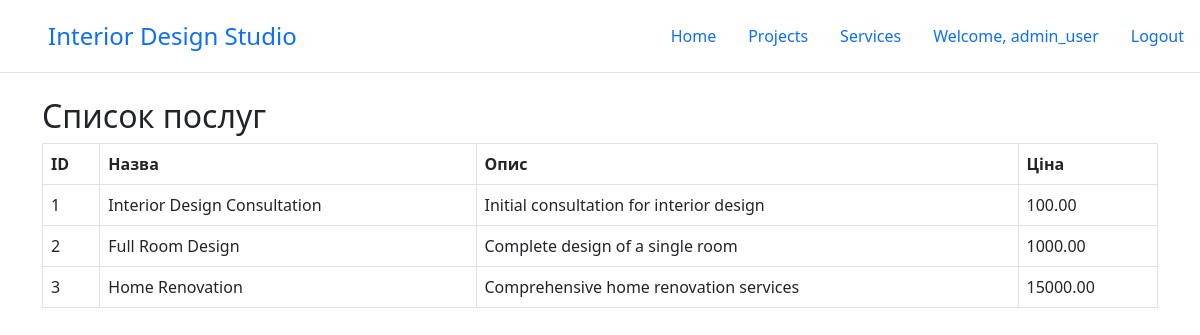
The page /InteriorDesignStudio/services/list (signed in) on the database its author committed.
### tables this page shows
CREATE TABLE `Services` (
  `ServiceID` int(11) NOT NULL,
  `ServiceName` varchar(100) NOT NULL,
  `Description` text,
  `Price` decimal(10,2) NOT NULL
);

### InteriorDesignStudio/InteriorDesignStudio/core/Template.php (called while the page is built, shortened)
<?php
class Template
{
    protected $path;
    public function __construct($path)
    {
        $this->path = $path;
    }
    public function getHTML() {
        include($this->path);
        $html = ob_get_contents();
        return $html;
    }
}

### InteriorDesignStudio/InteriorDesignStudio/core/Controller.php (called while the page is built, shortened)
<?php
class Controller
{
    public function render($viewPath = null, $params = null) {
        $tpl = new Template($viewPath);
        if (!empty($params))
            $tpl->setParams($params);
        return $tpl->getHTML();
    }
}

### InteriorDesignStudio/InteriorDesignStudio/controllers/ServicesController.php (called while the page is built, shortened)
<?php
class ServicesController extends Controller
{
    public function listAction()
    {
        $services = Service::getServices();
        return $this->render('views/services/list.php', ['services' => $services]);
    }
}

### InteriorDesignStudio/index.php (called while the page is built, shortened)
<?php
spl_autoload_register(function ($className) {
    $path = $className . '.php';
});
$core = core\Core::getInstance();
$core->Initialize();
$core->Run();

### InteriorDesignStudio/InteriorDesignStudio/core/DB.php (called while the page is built, shortened)
<?php
class DB
{
    protected $pdo;
    public function __construct($hostname, $login, $password, $database) {
        $this->pdo = new \PDO("mysql: host={$hostname};dbname={$database}",
            $login, $password);
    }
    public function select(string $tableName, $fieldsList = "*", $conditionArray = null) {
        if (is_string($fieldsList))
            $fieldsListString = $fieldsList;
        $wherePartString = "";
        $res = $this->pdo->prepare(
            "SELECT {$fieldsListString} FROM {$tableName} {$wherePartString}");
        $res->execute($conditionArray);
        return $res->fetchAll(\PDO::FETCH_ASSOC);
    }
}

### InteriorDesignStudio/InteriorDesignStudio/models/Service.php (called while the page is built, shortened)
<?php
class Service
{
    protected static $tableName = 'Services';
    public static function getServices()
    {
        return \core\Core::getInstance()->db->select(self::$tableName, '*');
    }
}

### InteriorDesignStudio/views/services/list.php (the view, shortened to what this page needs)
<h2>Список послуг</h2>
<div class="table-responsive">
    <table class="table table-bordered">
        <thead>
            <tr>
                <th>ID</th>
                <th>Назва</th>
                <th>Опис</th>
                <th>Ціна</th>
            </tr>
        </thead>
        <tbody>
            <?php foreach ($services as $service): ?>
            <tr>
                <td><?= $service['ServiceID'] ?></td>
                <td><?= $service['ServiceName'] ?></td>
                <td><?= $service['Description'] ?></td>
                <td><?= $service['Price'] ?></td>
            </tr>
            <?php endforeach; ?>
        </tbody>
    </table>
</div>

### rows shown on the page
services: ServiceID "1", ServiceName "Interior Design Consultation", Description "Initial consultation for interior design", Price "100.00"
services: ServiceID "2", ServiceName "Full Room Design", Description "Complete design of a single room", Price "1000.00"
services: ServiceID "3", ServiceName "Home Renovation", Description "Comprehensive home renovation services", Price "15000.00"

### other values the page prints
User::getFullName($user) "admin_user"
